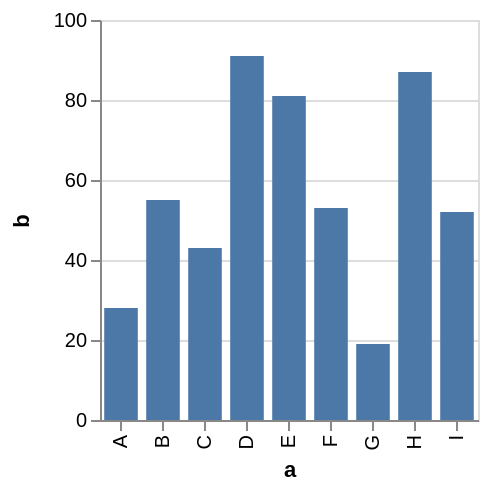

Vega-Lite specification stored for this chart:
### Vega specification from a JSON file in a GitHub repository (floating-point values rounded to 4 significant figures)
{"$schema": "https://vega.github.io/schema/vega/v4.json", "description": "A bar chart with highlighting on hover and selecting on click. (Inspired by Tableau's interaction style.)", "autosize": "pad", "padding": 5, "height": 200, "style": "cell", "data": [{"name": "highlight_store"}, {"name": "select_store"}, {"name": "source_0", "values": [{"a": "A", "b": 28}, {"a": "B", "b": 55}, {"a": "C", "b": 43}, {"a": "D", "b": 91}, {"a": "E", "b": 81}, {"a": "F", "b": 53}, {"a": "G", "b": 19}, {"a": "H", "b": 87}, {"a": "I", "b": 52}]}, {"name": "data_0", "source": "source_0", "transform": [{"type": "identifier", "as": "_vgsid_"}]}], "signals": [{"name": "x_step", "value": 21}, {"name": "width", "update": "bandspace(domain('x').length, 0.2, 0.1) * x_step"}, {"name": "unit", "value": {}, "on": [{"events": "mousemove", "update": "isTuple(group()) ? group() : unit"}]}, {"name": "highlight", "update": "vlSelectionResolve(\"highlight_store\")"}, {"name": "select", "update": "vlSelectionResolve(\"select_store\")"}, {"name": "highlight_tuple", "value": {}, "on": [{"events": [{"source": "scope", "type": "mouseover"}], "update": "datum && item().mark.marktype !== 'group' ? {unit: \"\", fields: highlight_tuple_fields, values: [(item().isVoronoi ? datum.datum : datum)[\"_vgsid_\"]]} : null", "force": true}]}, {"name": "highlight_tuple_fields", "update": "[{\"field\":\"_vgsid_\",\"type\":\"E\"}]"}, {"name": "highlight_modify", "on": [{"events": {"signal": "highlight_tuple"}, "update": "modify(\"highlight_store\", highlight_tuple, true)"}]}, {"name": "select_tuple", "value": {}, "on": [{"events": [{"source": "scope", "type": "click"}], "update": "datum && item().mark.marktype !== 'group' ? {unit: \"\", fields: select_tuple_fields, values: [(item().isVoronoi ? datum.datum : datum)[\"_vgsid_\"]]} : null", "force": true}]}, {"name": "select_tuple_fields", "update": "[{\"field\":\"_vgsid_\",\"type\":\"E\"}]"}, {"name": "select_toggle", "value": false, "on": [{"events": [{"source": "scope", "type": "click"}], "update": "event.shiftKey"}]}, {"name": "select_modify", "on": [{"events": {"signal": "select_tuple"}, "update": "modify(\"select_store\", select_toggle ? null : select_tuple, select_toggle ? null : true, select_toggle ? select_tuple : null)"}]}], "marks": [{"name": "marks", "type": "rect", "style": ["bar"], "from": {"data": "data_0"}, "encode": {"update": {"fill": [{"test": "datum[\"b\"] === null || isNaN(datum[\"b\"])", "value": null}, {"value": "#4C78A8"}], "stroke": [{"test": "datum[\"b\"] === null || isNaN(datum[\"b\"])", "value": null}, {"value": "black"}], "cursor": {"value": "pointer"}, "fillOpacity": [{"test": "!(length(data(\"select_store\"))) || (vlSelectionTest(\"select_store\", datum))", "value": 1}, {"value": 0.3}], "strokeWidth": [{"test": "(!(length(data(\"select_store\"))) || (vlSelectionTest(\"select_store\", datum))) && (length(data(\"select_store\")))", "value": 2}, {"test": "(vlSelectionTest(\"highlight_store\", datum))", "value": 1}, {"value": 0}], "tooltip": {"signal": "{\"a\": ''+datum[\"a\"], \"b\": format(datum[\"b\"], \"\")}"}, "x": {"scale": "x", "field": "a"}, "width": {"scale": "x", "band": true}, "y": {"scale": "y", "field": "b"}, "y2": {"scale": "y", "value": 0}}}}], "scales": [{"name": "x", "type": "band", "domain": {"data": "data_0", "field": "a", "sort": true}, "range": {"step": {"signal": "x_step"}}, "paddingInner": 0.2, "paddingOuter": 0.1}, {"name": "y", "type": "linear", "domain": {"data": "data_0", "field": "b"}, "range": [{"signal": "height"}, 0], "nice": true, "zero": true}], "axes": [{"scale": "x", "orient": "bottom", "grid": false, "title": "a", "labelAlign": "right", "labelAngle": 270, "labelBaseline": "middle", "labelOverlap": true, "zindex": 1}, {"scale": "y", "orient": "left", "grid": false, "title": "b", "labelOverlap": true, "tickCount": {"signal": "ceil(height/40)"}, "zindex": 1}, {"scale": "y", "orient": "left", "gridScale": "x", "grid": true, "tickCount": {"signal": "ceil(height/40)"}, "domain": false, "labels": false, "maxExtent": 0, "minExtent": 0, "ticks": false, "zindex": 0}], "config": {"axisY": {"minExtent": 30}}}
